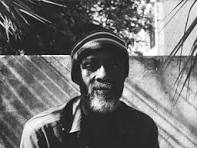
#> input picture S2/Vision Par ORD/TP/img_ng.jpeg, 197 x 148 px
$ python test_exo1.py
#> lines starting #> are read from the running program, lines starting #| are printed output that depends on the picture; after the words box and inside, x2 and y2 are one past the last pixel; in counts of white or black regions, pixels touching at a corner belong together; long printed decimals are rounded
from PIL import Image

def calc_moy(img):
    width, height = img.size
    total_sum = 0
    for i in range(width):
        for j in range(height):
            total_sum += img.getpixel((i, j))
    return total_sum / (width * height)

img = Image.open("img_ng.jpeg")
#> img is the input picture: PIL image 197x148 RGB; min 0, max 255, mean 113

img_ng = img.convert("L")
width, height = img_ng.size
#> width = 197; height = 148

moy = calc_moy(img_ng)
#> after the loop in calc_moy, `for i in range(width):`: total_sum = 3294108
#> moy = 113
print(f"The average grayscale level is: {moy}")
#| The average grayscale level is: 112.982

b_img = Image.new("L", (width, height))
#> b_img: PIL image 197x148 L; every value is 0
for i in range(width):
    for j in range(height):
        if img_ng.getpixel((i, j)) >= moy:
            b_img.putpixel((i, j), 255)
        else:
            b_img.putpixel((i, j), 0)
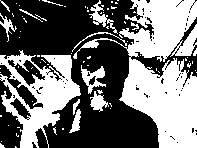
#> b_img: PIL image 197x148 L; 45.1% white; 77 white regions (63 under 20 px), largest, box (x1, y1, x2, y2) and area: (73, 0, 197, 148) 8069, (0, 50, 81, 148) 3545, (81, 65, 106, 94) 305

b_img.show()
